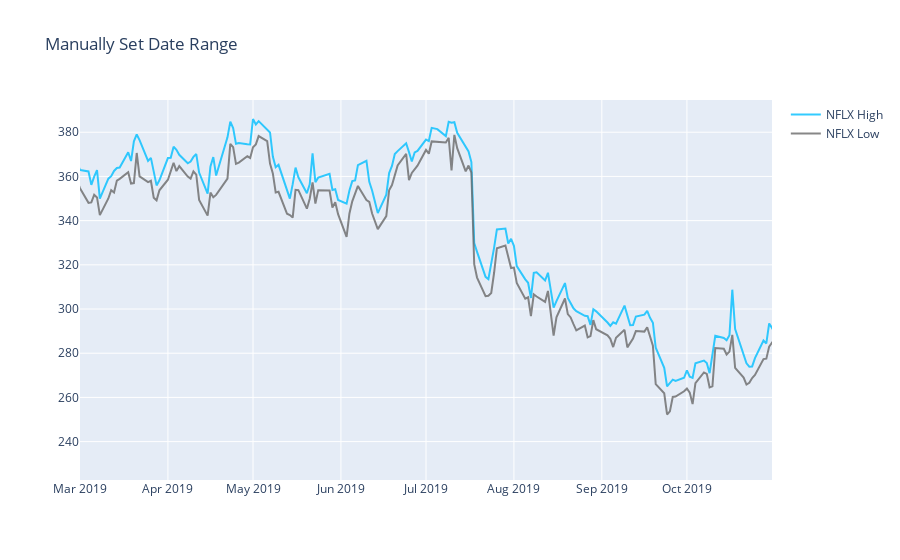

This figure's notebook cell:
### Code cell
fig = go.Figure()
fig.add_trace(go.Scatter(x=df['Date'], y=df['High'], name="NFLX High", line_color='deepskyblue', opacity=0.8))
fig.add_trace(go.Scatter(x=df['Date'], y=df['Low'], name="NFLX Low", line_color='dimgray', opacity=0.8))
fig.update_layout(xaxis_range=['2019-03-01','2019-10-31'], title_text="Manually Set Date Range")
fig.show()

### Figure 1 — Plotly figure (JSON) as saved in the notebook; plotly's stock layout.template omitted (floating-point values rounded to 4 significant figures; data arrays with more than 128 entries replaced by an {"elided": "..."} marker saying what was removed)
{"data": [{"line": {"color": "deepskyblue"}, "name": "NFLX High", "opacity": 0.8, "type": "scatter", "x": {"elided": "251 str values"}, "y": {"elided": "251 float values"}}, {"line": {"color": "dimgray"}, "name": "NFLX Low", "opacity": 0.8, "type": "scatter", "x": {"elided": "251 str values"}, "y": {"elided": "251 float values"}}], "layout": {"title": {"text": "Manually Set Date Range"}, "xaxis": {"range": ["2019-03-01", "2019-10-31"]}}}
